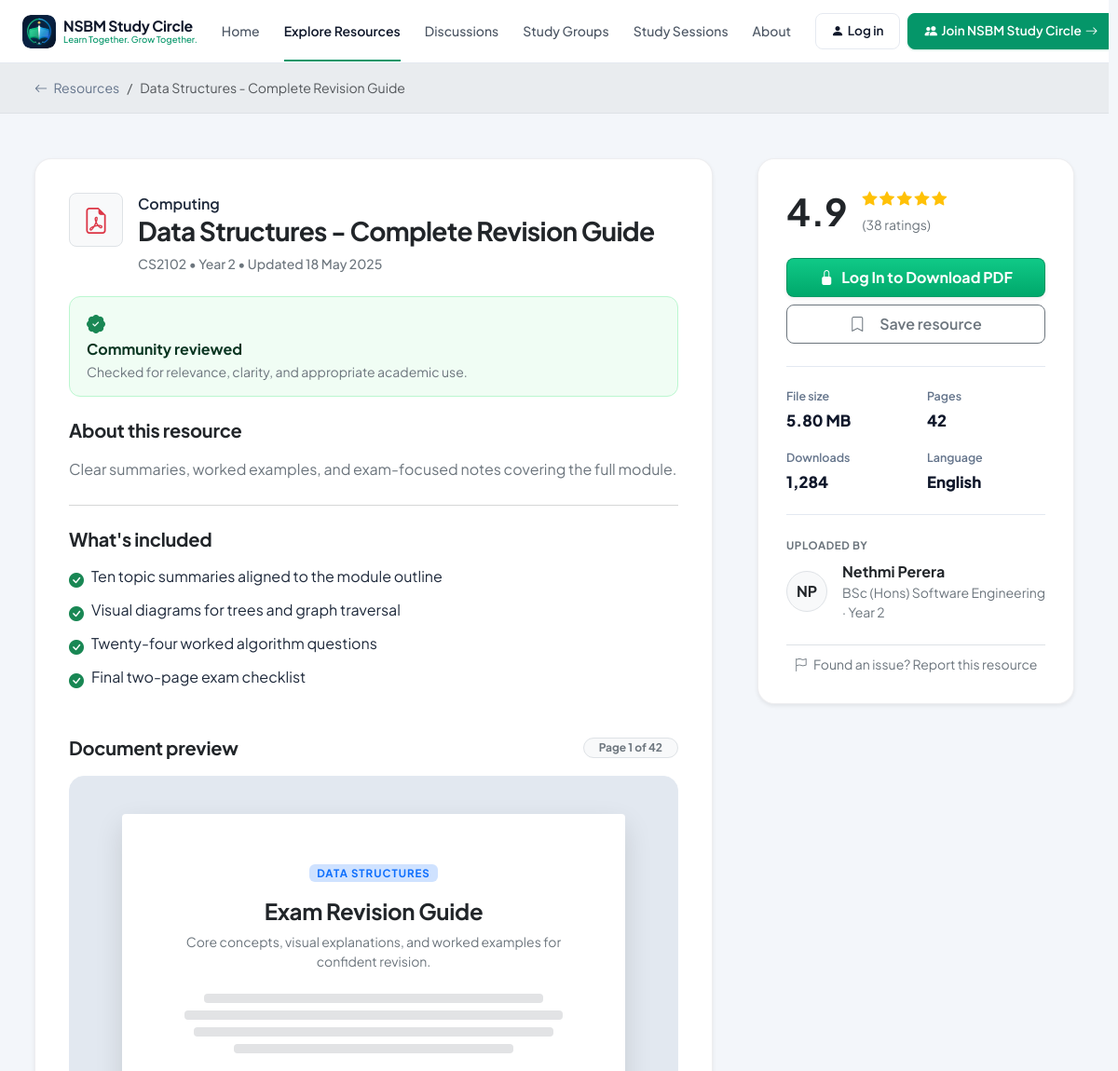
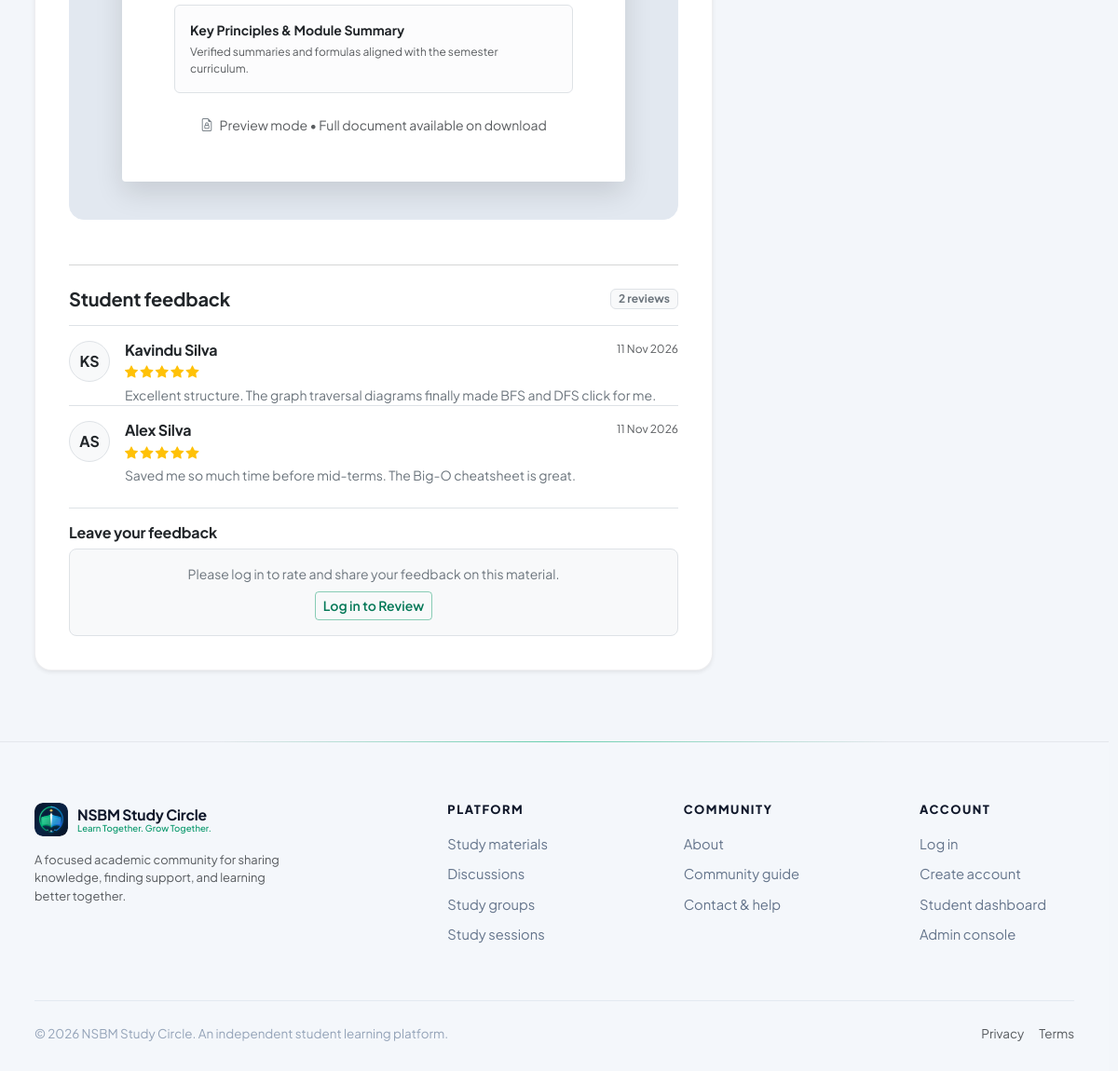
The page /frontend/resource-details.php on the database its author committed (2 pictures, top to bottom).
### tables this page shows
CREATE TABLE IF NOT EXISTS resources (
    id INT AUTO_INCREMENT PRIMARY KEY,
    title VARCHAR(255) NOT NULL,
    description TEXT NULL,
    about_text TEXT NULL,
    whats_included TEXT NULL,
    preview_badge VARCHAR(100) NULL,
    preview_heading VARCHAR(255) NULL,
    preview_subheading VARCHAR(255) NULL,
    subject_id INT NULL,
    module_code VARCHAR(30) NULL,
    faculty ENUM('Computing', 'Business', 'Engineering', 'Science') NOT NULL DEFAULT 'Computing',
    academic_year VARCHAR(20) DEFAULT 'Year 1',
    file_path VARCHAR(255) NOT NULL,
    file_type VARCHAR(20) DEFAULT 'PDF',
    file_size_mb DECIMAL(5,2) DEFAULT 0.00,
    page_count INT DEFAULT 1,
    language VARCHAR(50) DEFAULT 'English',
    uploaded_by INT NOT NULL,
    status ENUM('Pending', 'Approved', 'Rejected', 'Archived') DEFAULT 'Approved',
    downloads INT DEFAULT 0,
    rating DECIMAL(2,1) DEFAULT 5.0,
    ratings_count INT DEFAULT 0,
    created_at TIMESTAMP DEFAULT CURRENT_TIMESTAMP,
    FOREIGN KEY (uploaded_by) REFERENCES users(id) ON DELETE CASCADE,
    INDEX idx_resources_faculty (faculty),
    INDEX idx_resources_status (status),
    INDEX idx_resources_uploaded_by (uploaded_by)
);

CREATE TABLE IF NOT EXISTS resource_reviews (
    id INT AUTO_INCREMENT PRIMARY KEY,
    resource_id INT NOT NULL,
    user_id INT NOT NULL,
    rating TINYINT NOT NULL CHECK (rating BETWEEN 1 AND 5),
    comment TEXT NOT NULL,
    created_at TIMESTAMP DEFAULT CURRENT_TIMESTAMP,
    FOREIGN KEY (resource_id) REFERENCES resources(id) ON DELETE CASCADE,
    FOREIGN KEY (user_id) REFERENCES users(id) ON DELETE CASCADE,
    UNIQUE KEY unique_user_resource_review (user_id, resource_id)
);

CREATE TABLE IF NOT EXISTS users (
    id INT AUTO_INCREMENT PRIMARY KEY,
    name VARCHAR(120) NOT NULL,
    email VARCHAR(160) NOT NULL UNIQUE,
    password VARCHAR(255) NOT NULL,
    role ENUM('admin', 'student') NOT NULL DEFAULT 'student',
    admin_type ENUM('Super administrator', 'Content moderator', 'Community moderator') NULL,
    student_id VARCHAR(30) NULL UNIQUE,
    faculty ENUM('Computing', 'Business', 'Engineering', 'Science') NOT NULL DEFAULT 'Computing',
    degree_program VARCHAR(180) DEFAULT 'BSc (Hons) Computer Science · Year 3',
    academic_year VARCHAR(20) DEFAULT 'Year 3',
    status ENUM('Active', 'Pending', 'Suspended') NOT NULL DEFAULT 'Active',
    bio TEXT NULL,
    academic_interests VARCHAR(255) DEFAULT 'Algorithms, Web Development, Databases',
    profile_visibility ENUM('NSBM Study Circle members', 'Public', 'Private') DEFAULT 'NSBM Study Circle members',
    profile_image VARCHAR(255) NULL,
    last_active_at TIMESTAMP NULL DEFAULT CURRENT_TIMESTAMP ON UPDATE CURRENT_TIMESTAMP,
    created_at TIMESTAMP DEFAULT CURRENT_TIMESTAMP,
    updated_at TIMESTAMP DEFAULT CURRENT_TIMESTAMP ON UPDATE CURRENT_TIMESTAMP,
    INDEX idx_users_role (role),
    INDEX idx_users_faculty (faculty),
    INDEX idx_users_status (status)
);

### frontend/resource-details.php (the view, shortened to what the rows shown need)
<?php
require_once __DIR__ . '/../backend/config/db_config.php';
require_once __DIR__ . '/../backend/models/Resource.php';
$resourceModel = new ResourceModel();
$id = (int)($_GET['id'] ?? 1);
$resource = $resourceModel->getResourceById($id);
$isSaved = false;
?>
<!DOCTYPE html>
<html lang="en" data-bs-theme="light">
<head>
    <link href="https://cdn.jsdelivr.net/npm/bootstrap@5.3.3/dist/css/bootstrap.min.css" rel="stylesheet">
    <link rel="stylesheet" href="https://cdn.jsdelivr.net/npm/bootstrap-icons@1.11.3/font/bootstrap-icons.min.css">
    <link rel="stylesheet" href="assets/css/style.css">
</head>
<body>
    <?php $activePage = 'resources'; include __DIR__ . '/includes/header.php'; ?>
    <main class="py-5" id="resourceDetailsContainer">
        <div class="container-xl">
            <div class="row g-4 g-lg-5">
                <div class="col-lg-8">
                    <div class="resource-main-card shadow-sm">
                        <div class="d-flex align-items-start gap-3 mb-4">
                            <div class="flex-grow-1">
                                <h1 class="h3 fw-bold mb-2 text-dark" id="detailTitle"><?= htmlspecialchars($resource['title']) ?></h1>
                            </div>
                        </div>
                        <section class="mb-4">
                            <h2 class="h5 fw-bold mb-3 text-dark">About this resource</h2>
                        </section>
                        <section class="mb-5">
                            <h2 class="h5 fw-bold mb-3 text-dark">What's included</h2>
                        </section>
                        <section class="mb-5">
                            <div class="d-flex justify-content-between align-items-center mb-3">
                                <h2 class="h5 fw-bold mb-0 text-dark">Document preview</h2>
                            </div>
                            <div class="document-preview-box">
                                <div class="preview-paper-sheet">
                                    <div class="mb-3">
                                        <span class="badge bg-primary-subtle text-primary fw-bold text-uppercase px-2 py-1" style="font-size: 0.72rem; letter-spacing: 1px;" id="detailPreviewBadge"><?= htmlspecialchars($resource['preview_doc']['badge'] ?? strtoupper($resource['faculty'])) ?></span>
                                    </div>
                                    <h3 class="h4 fw-bold text-dark mb-2" id="detailPreviewHeading"><?= htmlspecialchars($resource['preview_doc']['heading'] ?? 'Course Revision Guide') ?></h3>
                                    <p class="text-secondary small mb-4" id="detailPreviewSubheading"><?= htmlspecialchars($resource['preview_doc']['subheading'] ?? 'Core concepts, visual explanations, and worked examples.') ?></p>
                                    <div class="preview-doc-lines w-100 px-3">
                                        <div class="bg-secondary-subtle rounded-1 mb-2" style="height: 10px; width: 85%; margin: 0 auto;"></div>
                                        <div class="bg-secondary-subtle rounded-1 mb-2" style="height: 10px; width: 95%; margin: 0 auto;"></div>
                                        <div class="bg-secondary-subtle rounded-1 mb-2" style="height: 10px; width: 90%; margin: 0 auto;"></div>
                                        <div class="bg-secondary-subtle rounded-1 mb-4" style="height: 10px; width: 70%; margin: 0 auto;"></div>
                                        <div class="border rounded p-3 text-start bg-light-subtle mb-3">
                                        </div>
                                    </div>
                                    <div class="text-muted small mt-2">
                                        <i class="bi bi-file-earmark-lock text-secondary me-1"></i> Preview mode • Full document available on download
                                    </div>
                                </div>
                            </div>
                        </section>
                        <section class="mb-4">
                            <div class="d-flex justify-content-between align-items-center mb-3">
                                <h2 class="h5 fw-bold mb-0 text-dark">Student feedback</h2>
                            </div>
                            <div id="detailFeedbackList">
                                <?php if (!empty($resource['feedback'])): ?>
                                    <?php foreach ($resource['feedback'] as $fb): ?>
                                        <div class="feedback-item d-flex gap-3 pt-3 border-top">
                                            <div class="feedback-avatar bg-light border text-dark fw-bold rounded-circle d-flex align-items-center justify-content-center flex-shrink-0" style="width: 44px; height: 44px;">
                                                <?= htmlspecialchars($fb['initials']) ?>
                                            </div>
                                            <div class="flex-grow-1">
                                                <div class="d-flex align-items-center justify-content-between mb-1">
                                                    <h3 class="h6 fw-bold mb-0 text-dark"><?= htmlspecialchars($fb['name']) ?></h3>
                                                    <span class="text-muted small" style="font-size:0.75rem;"><?= htmlspecialchars($fb['created_at'] ?? 'Recently') ?></span>
                                                </div>
                                                <div class="text-warning small mb-1">
                                                    <?php for ($s = 0; $s < ($fb['rating'] ?? 5); $s++): ?>
                                                        <i class="bi bi-star-fill"></i>
                                                    <?php endfor; ?>
                                                </div>
                                                <p class="text-secondary small mb-0">
                                                    <?= htmlspecialchars($fb['comment']) ?>
                                                </p>
                                            </div>
                                        </div>
                                    <?php endforeach; ?>
                                <?php else: ?>
                                    <div class="text-secondary small py-2">
                                        <i class="bi bi-chat-left-text me-1"></i> No reviews yet. Be the first student to review this material below!
                                    </div>
                                <?php endif; ?>
                            </div>
                        </section>
                    </div>
                </div>
                <div class="col-lg-4">
                    <div class="resource-specs-card shadow-sm">
                        <div class="d-flex align-items-center gap-3 mb-4">
                            <span class="fs-1 fw-bold text-dark lh-1" id="detailRatingValue"><?= number_format($resource['rating'], 1) ?></span>
                            <div>
                                <div class="text-warning mb-1">
                                    <i class="bi bi-star-fill"></i>
                                    <i class="bi bi-star-fill"></i>
                                    <i class="bi bi-star-fill"></i>
                                    <i class="bi bi-star-fill"></i>
                                    <i class="bi bi-star-fill"></i>
                                </div>
                                <span class="small text-secondary" id="detailRatingsCount">(<?= $resource['ratings_count'] ?? 25 ?> ratings)</span>
                            </div>
                        </div>
                        <div class="d-grid gap-2 mb-4">
                            <?php if ($isLoggedIn): ?>
                                <button id="detailDownloadBtn" class="btn btn-success fw-bold py-2 rounded-3 shadow-sm d-flex align-items-center justify-content-center gap-2">
                                    <i class="bi bi-download"></i> Download <?= strtoupper($resource['file_type'] ?? 'PDF') ?>
                                </button>
                            <?php else: ?>
                                <button id="detailDownloadBtn" class="btn btn-success fw-bold py-2 rounded-3 shadow-sm d-flex align-items-center justify-content-center gap-2" onclick="promptLoginRequired('download', '<?= addslashes(htmlspecialchars($resource['title'])) ?>')">
                                    <i class="bi bi-lock-fill"></i> Log In to Download <?= strtoupper($resource['file_type'] ?? 'PDF') ?>
                                </button>
                            <?php endif; ?>
                            <button id="detailSaveBtn" class="btn btn-outline-secondary fw-semibold py-2 rounded-3 d-flex align-items-center justify-content-center gap-2 <?= $isSaved ? 'btn-primary-subtle' : '' ?>" <?= !$isLoggedIn ? 'onclick="promptLoginRequired(\'save\')"' : '' ?>>
                                <i class="bi <?= $isSaved ? 'bi-bookmark-fill text-primary' : 'bi-bookmark' ?> me-2"></i> <?= $isSaved ? 'Saved to bookmarks' : 'Save resource' ?>
                            </button>
                        </div>
                        <div class="specs-grid">
                            <div>
                                <div class="specs-item-label">Pages</div>
                                <div class="specs-item-value" id="detailSpecPages"><?= (int)($resource['page_count'] ?? 24) ?></div>
                            </div>
                            <div>
                                <div class="specs-item-label">Downloads</div>
                                <div class="specs-item-value" id="detailSpecDownloads"><?= number_format($resource['downloads'] ?? 500) ?></div>
                            </div>
                            <div>
                                <div class="specs-item-label">Language</div>
                                <div class="specs-item-value" id="detailSpecLanguage"><?= htmlspecialchars($resource['language'] ?? 'English') ?></div>
                            </div>
                        </div>
                        <div class="uploaded-by-box mb-4">
                            <div class="d-flex align-items-center gap-3">
                                <div>
                                    <div class="fw-bold text-dark" id="detailAuthorName"><?= htmlspecialchars($resource['author_name'] ?? 'Student Contributor') ?></div>
                                    <div class="small text-secondary" id="detailAuthorRole"><?= htmlspecialchars($resource['author_role'] ?? ($resource['faculty'] . ' • Year 2')) ?></div>
                                </div>
                            </div>
                        </div>
                    </div>
                </div>
            </div>
        </div>
    </main>
</body>
</html>

### rows shown on the page
resources: preview_badge "DATA STRUCTURES", preview_heading "Exam Revision Guide", preview_subheading "Core concepts, visual explanations, and worked examples for confident revision.", rating "4.9", ratings_count "38", file_type "PDF", page_count "42", downloads "1,284", language "English", uploaded_by.name "Nethmi Perera", uploaded_by.degree_program "BSc (Hons) Software Engineering · Year 2"
resource_reviews: initials "KS", user.name "Kavindu Silva", created_at "11 Nov 2026", rating 5 (drawn), comment "Excellent structure. The graph traversal diagrams finally made BFS and DFS click for me."
resource_reviews: initials "AS", user.name "Alex Silva", created_at "11 Nov 2026", rating 5 (drawn), comment "Saved me so much time before mid-terms. The Big-O cheatsheet is great."

### other values the page prints
$inc "Ten topic summaries aligned to the module outline"
$inc "Visual diagrams for trees and graph traversal"
$inc "Twenty-four worked algorithm questions"
$inc "Final two-page exam checklist"
$resource['preview_doc']['page_indicator'] "Page 1 of 42"
count($resource['feedback'] ?? []) "2"
$resource['file_size_mb'] "5.80 MB"
$resource['author_initials'] "NP"
